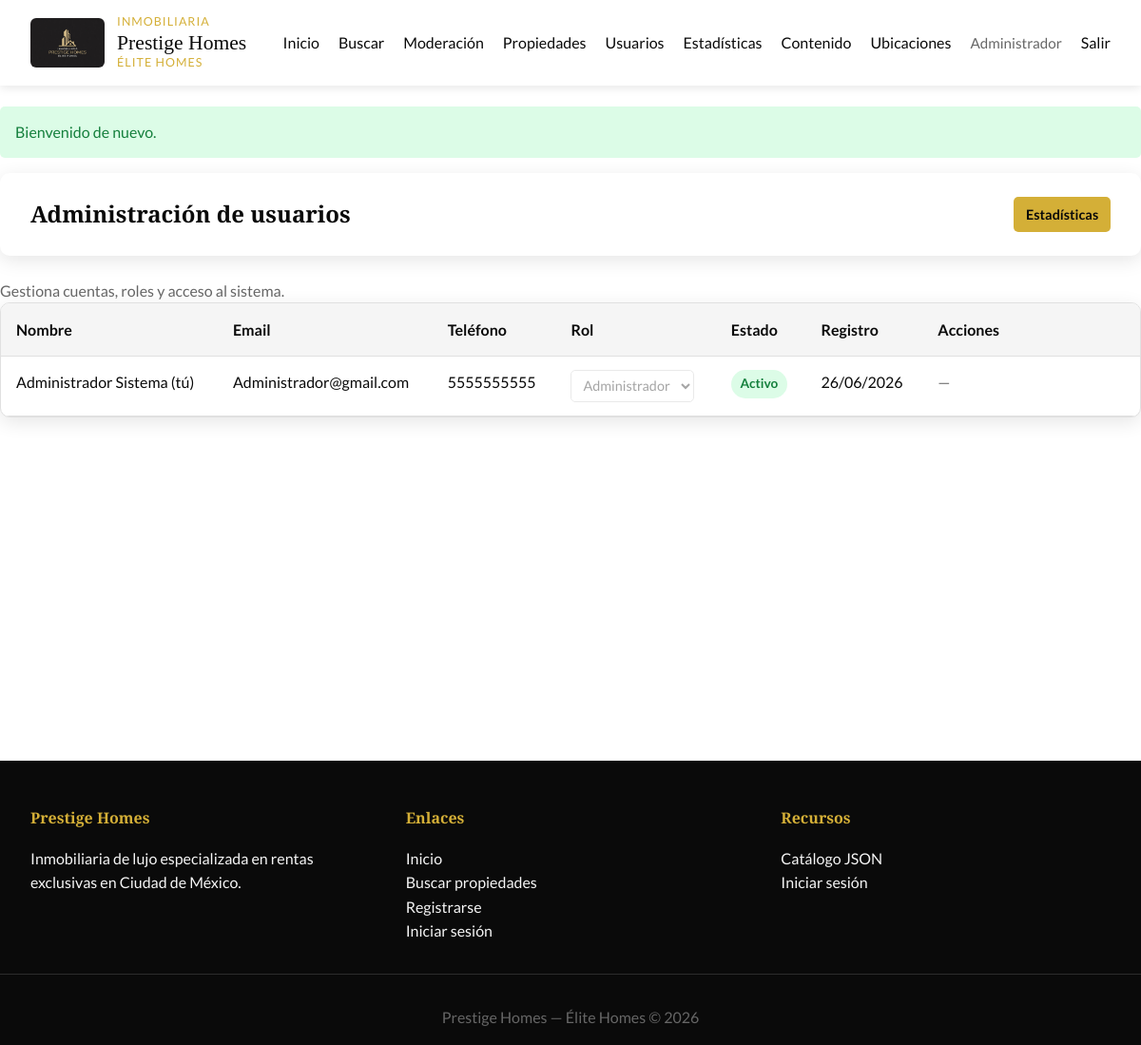
The page /public/admin/usuarios.php (signed in) on the database its author committed.
### tables this page shows
CREATE TABLE IF NOT EXISTS usuarios (
    id              INT UNSIGNED AUTO_INCREMENT PRIMARY KEY,
    nombre          VARCHAR(100) NOT NULL,
    apellido        VARCHAR(100) NULL,
    email           VARCHAR(150) NOT NULL UNIQUE,
    telefono        VARCHAR(20) NULL,
    password_hash   VARCHAR(255) NOT NULL,
    rol             ENUM('vendedor', 'admin', 'comprador') NOT NULL DEFAULT 'vendedor',
    activo          TINYINT(1) NOT NULL DEFAULT 1,
    creado_en       DATETIME NOT NULL DEFAULT CURRENT_TIMESTAMP,
    actualizado_en  DATETIME NULL ON UPDATE CURRENT_TIMESTAMP
);

### app/helpers/sanitize.php (called while the page is built, shortened)
<?php
function e(?string $value): string
{
    return htmlspecialchars($value ?? '', ENT_QUOTES, 'UTF-8');
}
function url(string $path = ''): string
{
    return BASE_URL . '/' . ltrim($path, '/');
}

### app/config/database.php (called while the page is built, shortened)
<?php
function dbEnv(string $key, string $default = ''): string
{
    static $fileConfig = null;
    if ($fileConfig === null) {
        $localConfig = __DIR__ . '/config.local.php';
        $fileConfig = file_exists($localConfig) ? require $localConfig : [];
    }
    return (string) ($fileConfig[$key] ?? $default);
}
function getDB(): PDO
{
    static $pdo = null;
    if ($pdo === null) {
        $host = dbEnv('DB_HOST', 'localhost');
        $name = dbEnv('DB_NAME', 'rentas_cdmx');
        $user = dbEnv('DB_USER', 'root');
        $pass = dbEnv('DB_PASS', '');
        $port = dbEnv('DB_PORT', '3306');
        try {
            $dsn = "mysql:host={$host};port={$port};dbname={$name};charset=utf8mb4";
            $pdoOptions = [
                PDO::ATTR_ERRMODE => PDO::ERRMODE_EXCEPTION,
                PDO::ATTR_DEFAULT_FETCH_MODE => PDO::FETCH_ASSOC,
            ];
            $pdo = new PDO($dsn, $user, $pass, $pdoOptions);
        } catch (PDOException $e) {
            if (PHP_SAPI !== 'cli' && !headers_sent()) {
                http_response_code(503);
                header('Content-Type: text/html; charset=UTF-8');
                $enRender = dbEnv('RENDER', '') !== '' || dbEnv('RENDER_SERVICE_ID', '') !== '';
                echo '<!DOCTYPE html><html lang="es"><head><meta charset="UTF-8">';
                echo '<title>Base de datos no disponible</title></head><body>';
                echo '<h1>No se pudo conectar a la base de datos</h1>';
                if ($enRender) {
                    echo '<p>En el panel de <strong>Render</strong>, ve a <em>Environment</em> y define:</p>';
                    echo '<ul><li>DB_HOST</li><li>DB_NAME</li><li>DB_USER</li><li>DB_PASS</li><li>DB_PORT (3306)</li></ul>';
                    echo '<p>Render no incluye MySQL. Necesitas una base MySQL externa (Aiven, Railway, etc.) e importar <code>sql/schema.sql</code>.</p>';
                    echo '<p>La base del profesor (tecweb) solo funciona en ese servidor, no desde Render.</p>';
                } else {
                    echo '<p>Revisa <code>app/config/config.local.php</code> o las variables DB_* del entorno.</p>';
                }
                echo '</body></html>';
                exit;
            }
            throw $e;
        }
    }
    return $pdo;
}

### app/models/Usuario.php (called while the page is built, shortened)
<?php
class Usuario
{
    public static function all(): array
    {
        $stmt = getDB()->query(
            'SELECT id, nombre, apellido, email, telefono, rol, activo, creado_en
             FROM usuarios
             ORDER BY creado_en DESC'
        );
        return $stmt->fetchAll();
    }
}

### app/helpers/auth.php (called while the page is built, shortened)
<?php
function currentUser(): ?array
{
    return $_SESSION['user'] ?? null;
}

### public/admin/usuarios.php (the view, shortened to what this page needs)
<?php
$usuarios = Usuario::all();
?>
<section class="section dashboard-panel">
    <div class="section-header dashboard-header">
        <h1>Administración de usuarios</h1>
        <a href="<?= e(url('/admin/estadisticas.php')) ?>" class="btn btn-small">Estadísticas</a>
    </div>
    <p class="meta">Gestiona cuentas, roles y acceso al sistema.</p>
    <?php if (!$usuarios): ?>
        <p class="empty-state">No hay usuarios registrados.</p>
    <?php else: ?>
        <div class="table-wrap">
            <table>
                <thead>
                    <tr>
                        <th>Nombre</th>
                        <th>Email</th>
                        <th>Teléfono</th>
                        <th>Rol</th>
                        <th>Estado</th>
                        <th>Registro</th>
                        <th>Acciones</th>
                    </tr>
                </thead>
                <tbody>
                    <?php foreach ($usuarios as $usuario): ?>
                        <?php
                        $nombreCompleto = trim($usuario['nombre'] . ' ' . ($usuario['apellido'] ?? ''));
                        $esYo = (int) $usuario['id'] === currentUser()['id'];
                        ?>
                        <tr>
                            <td><?= e($nombreCompleto) ?><?= $esYo ? ' (tú)' : '' ?></td>
                            <td><?= e($usuario['email']) ?></td>
                            <td><?= e($usuario['telefono'] ?: '—') ?></td>
                            <td>
                                <form method="post" action="<?= e(url('/admin/usuarios-acciones.php')) ?>" class="inline-form inline-form-compact">
                                    <select name="rol" class="filter-select filter-select-inline js-cambiar-rol"
                                            data-rol-actual="<?= e($usuario['rol']) ?>"
                                            <?= $esYo ? 'disabled' : '' ?>>
                                        <option value="admin" <?= $usuario['rol'] === 'admin' ? 'selected' : '' ?>>Administrador</option>
                                    </select>
                                </form>
                            </td>
                            <td>
                                <span class="badge badge-<?= (int) $usuario['activo'] === 1 ? 'activa' : 'inactiva' ?>">
                                    <?= (int) $usuario['activo'] === 1 ? 'Activo' : 'Inactivo' ?>
                                </span>
                            </td>
                            <td><?= e(date('d/m/Y', strtotime($usuario['creado_en']))) ?></td>
                            <td class="actions-cell">
                                <?php if (!$esYo): ?>
                                    <form method="post" action="<?= e(url('/admin/usuarios-acciones.php')) ?>" class="inline-form inline-form-link"
                                          onsubmit="return confirm('¿<?= (int) $usuario['activo'] === 1 ? 'Desactivar' : 'Activar' ?> esta cuenta?');">
                                        <?php renderCsrfField(); ?>
                                        <input type="hidden" name="id" value="<?= (int) $usuario['id'] ?>">
                                        <input type="hidden" name="accion" value="toggle_activo">
                                        <button type="submit" class="link-button <?= (int) $usuario['activo'] === 1 ? 'action-danger' : '' ?>">
                                            <?= (int) $usuario['activo'] === 1 ? 'Desactivar' : 'Activar' ?>
                                        </button>
                                    </form>
                                <?php else: ?>
                                    <span class="meta">—</span>
                                <?php endif; ?>
                            </td>
                        </tr>
                    <?php endforeach; ?>
                </tbody>
            </table>
        </div>
    <?php endif; ?>
</section>

### public/assets/css/style.css (style rules this page uses)
:root { --negro: #0a0a0a; --negro-claro: #1a1a1a; --dorado: #D4AF37; --dorado-claro: #F4E8C1; --dorado-oscuro: #B8941F; --blanco: #ffffff; --gris-oscuro: #2c2c2c; --gris-medio: #666666; --gris-claro: #f5f5f5; --gris-borde: #e0e0e0; --primary: var(--dorado); --primary-dark: var(--dorado-oscuro); --accent: var(--dorado); --bg: var(--gris-claro); --text: var(--negro); --muted: var(--gris-medio); --border: var(--gris-borde); --success: #15803d; --error: #b91c1c; --warning: #b45309; --white: var(--blanco); --shadow: 0 5px 20px rgba(0, 0, 0, 0.1); }
* { margin: 0; padding: 0; box-sizing: border-box; }
body { font-family: 'Lato', sans-serif; background-color: var(--blanco); color: var(--negro); line-height: 1.6; }
h1, h2, h3, h4 { font-family: 'Playfair Display', serif; font-weight: 700; }
a { color: var(--negro); text-decoration: none; transition: color 0.3s; }
.filter-select { width: 100%; padding: 0.7rem; border: 1px solid var(--gris-borde); border-radius: 5px; }
.section { margin-bottom: 2rem; }
.section-header { display: flex; justify-content: space-between; align-items: center; gap: 1rem; margin-bottom: 1.5rem; }
.meta, .results-count, .empty-state, .hint { color: var(--gris-medio); }
.btn, button.btn { display: inline-block; background: var(--dorado); color: var(--negro); border: none; border-radius: 5px; padding: 0.75rem 1.2rem; font-size: 1rem; font-weight: 700; cursor: pointer; text-decoration: none; transition: background-color 0.3s; }
.btn-small { padding: 0.45rem 0.8rem; font-size: 0.9rem; }
input, select, textarea { width: 100%; padding: 0.75rem 0.8rem; border: 2px solid var(--gris-borde); border-radius: 5px; font: inherit; background: var(--blanco); }
.dashboard-panel { background: transparent; }
.dashboard-header { background-color: var(--blanco); padding: 1.5rem 2rem; border-radius: 10px; margin-bottom: 1.5rem; box-shadow: var(--shadow); }
.table-wrap { overflow-x: auto; background: var(--blanco); border: 1px solid var(--gris-borde); border-radius: 10px; box-shadow: var(--shadow); }
table { width: 100%; border-collapse: collapse; }
th, td { padding: 0.9rem 1rem; border-bottom: 1px solid var(--gris-borde); text-align: left; vertical-align: top; }
th { background: var(--gris-claro); font-family: 'Lato', sans-serif; }
.badge { display: inline-block; padding: 0.25rem 0.6rem; border-radius: 999px; font-size: 0.85rem; background: var(--gris-claro); font-family: 'Lato', sans-serif; font-weight: 700; }
.badge-activa { background: #dcfce7; color: var(--success); }
.filter-select-inline { min-width: 130px; padding: 0.4rem 0.5rem; font-size: 0.9rem; }
.inline-form-compact { display: block; margin: 0; }
.inline-form { display: inline-block; }
.actions-cell { min-width: 220px; }

### rows shown on the page
usuarios: nombreCompleto "Administrador Sistema", shows "(tú)", email "Administrador@gmail.com", telefono "5555555555", rol "Administrador", activo "Activo", creado_en "26/06/2026"

### other values the page prints
SITE_INDUSTRY "INMOBILIARIA"
SITE_NAME "Prestige Homes"
SITE_TAGLINE "ÉLITE HOMES"
$user['nombre'] "Administrador"
$flash['message'] "Bienvenido de nuevo."
SITE_INDUSTRY "Inmobiliaria"
SITE_TAGLINE "Élite Homes"
